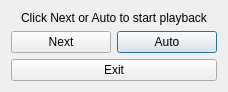
<?xml version="1.0" encoding="UTF-8"?>
<ui version="4.0">
 <class>PlaybackDialog</class>
 <widget class="QDialog" name="PlaybackDialog">
  <property name="geometry">
   <rect>
    <x>0</x>
    <y>0</y>
    <width>228</width>
    <height>70</height>
   </rect>
  </property>
  <property name="windowTitle">
   <string>Playback</string>
  </property>
  <layout class="QGridLayout" name="gridLayout">
   <item row="2" column="2">
    <widget class="QPushButton" name="autoButton">
     <property name="text">
      <string>Auto</string>
     </property>
    </widget>
   </item>
   <item row="2" column="1">
    <widget class="QPushButton" name="nextButton">
     <property name="text">
      <string>Next</string>
     </property>
    </widget>
   </item>
   <item row="3" column="1" colspan="2">
    <widget class="QPushButton" name="exitButton">
     <property name="text">
      <string>Exit</string>
     </property>
    </widget>
   </item>
   <item row="1" column="1" colspan="2">
    <widget class="QLabel" name="moveLabel">
     <property name="text">
      <string>Click Next or Auto to start playback</string>
     </property>
     <property name="alignment">
      <set>Qt::AlignCenter</set>
     </property>
    </widget>
   </item>
  </layout>
 </widget>
 <resources/>
 <connections/>
</ui>
